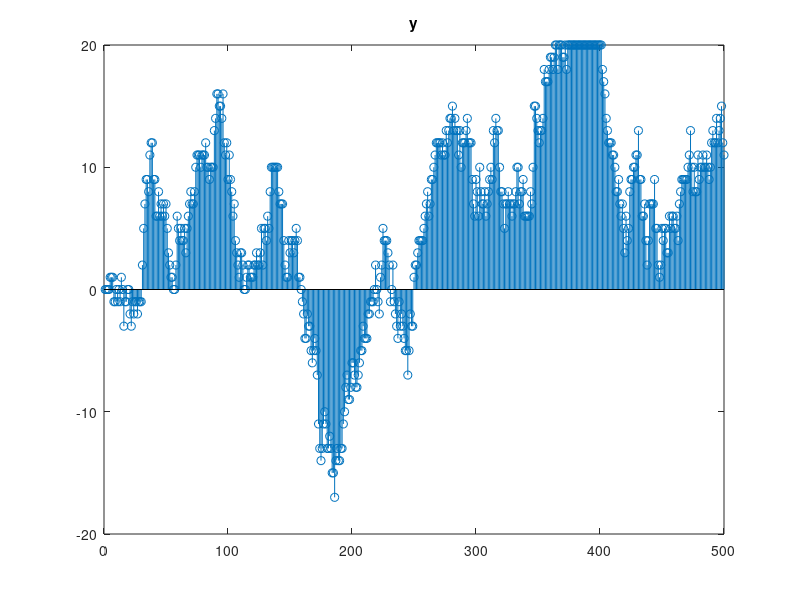

Recreate this plot in MATLAB. (Note: this script raises an error after producing the figure.)
clearvars
close all
clc

%% create auto-regressive signal
% 22-2-17
%% y(n) = rho*y(n-1)+w(n), rho=0.99, w(n) is gaussian with variance=1
rng(21);
N = 500;
rho = 0.99;

% mean = 0, variance=2
var_signal = 2;
w = randn(N,1)*sqrt(var_signal);

% get y
y = zeros(N,1);

y(1) = w(1);
for n = 2:N
    y(n) = rho*y(n-1) + w(n);
end
% clip the values[-15,15]
y(y < -20) = -20;
y(y > 20) = 20;
y = round(y);

figure();
stem(y);
title('y');

%% quantizers
delta_1 = 1;
y1 = delta_1 * floor(y/delta_1) + delta_1/2; % mid-rise
delta_2 = 2;
y2 = delta_2 * floor((y + delta_2/2)/delta_2)+ delta_2/2; % mid-thread
%% custom quantizer
y3 = zeros(length(y),1);
for i=1:y3
    if x<=-5
        y3(i) = -10;
    elseif(x>-5 && x<=5)
          y3(i) = 0;
    else
        y3(i) = 10;
    end
end
disp(y3)

%% plot rate-distortion working point
%% compute entropy

% 
% figure();
% x = [1,2,3];
% y = [1,2,3];
% plot(x,y,'.');
%%

%% KLT
% remove signal mean
x= y1;
x_zm = x - mean(x);

% Estimate the autocorrelation for groups of 8 symbols
N=8;
X_zm = reshape(x_zm,N,length(x_zm)/N);

RR = zeros(N,N,size(X_zm, 2));
for ii = 1:size(X_zm, 2)
    RR(:,:,ii) = X_zm(:,ii)*X_zm(:,ii)';
end
RR_mean = mean(RR,3);

% compute eigenvectors and eigenvalues of the autocorrelation matrix
[V,~] = eig(RR_mean);
% define the transformation matrix 
T_klt = V';
% Klt encoding 
coeff = T_klt*x_zm;
coeff_q = round(coeff);
% Klt decoding 
x_blocks_rec = T_klt'*coeff_q+mean(x);
x_rec = x_blocks_rec(:);
% Klt decoding
mse = mean((x-x_rec).*2);


% DCT
N = 8; % group of symbols length
T_dct = zeros(N,N);
T_dct(1,:) = sqrt(1/N);

l = 1:N;
for k = 2:N
    T_dct(k,:) = sqrt(2/N)*cos(pi/(2*N)*(k-1)*(2.*l-1));
end




